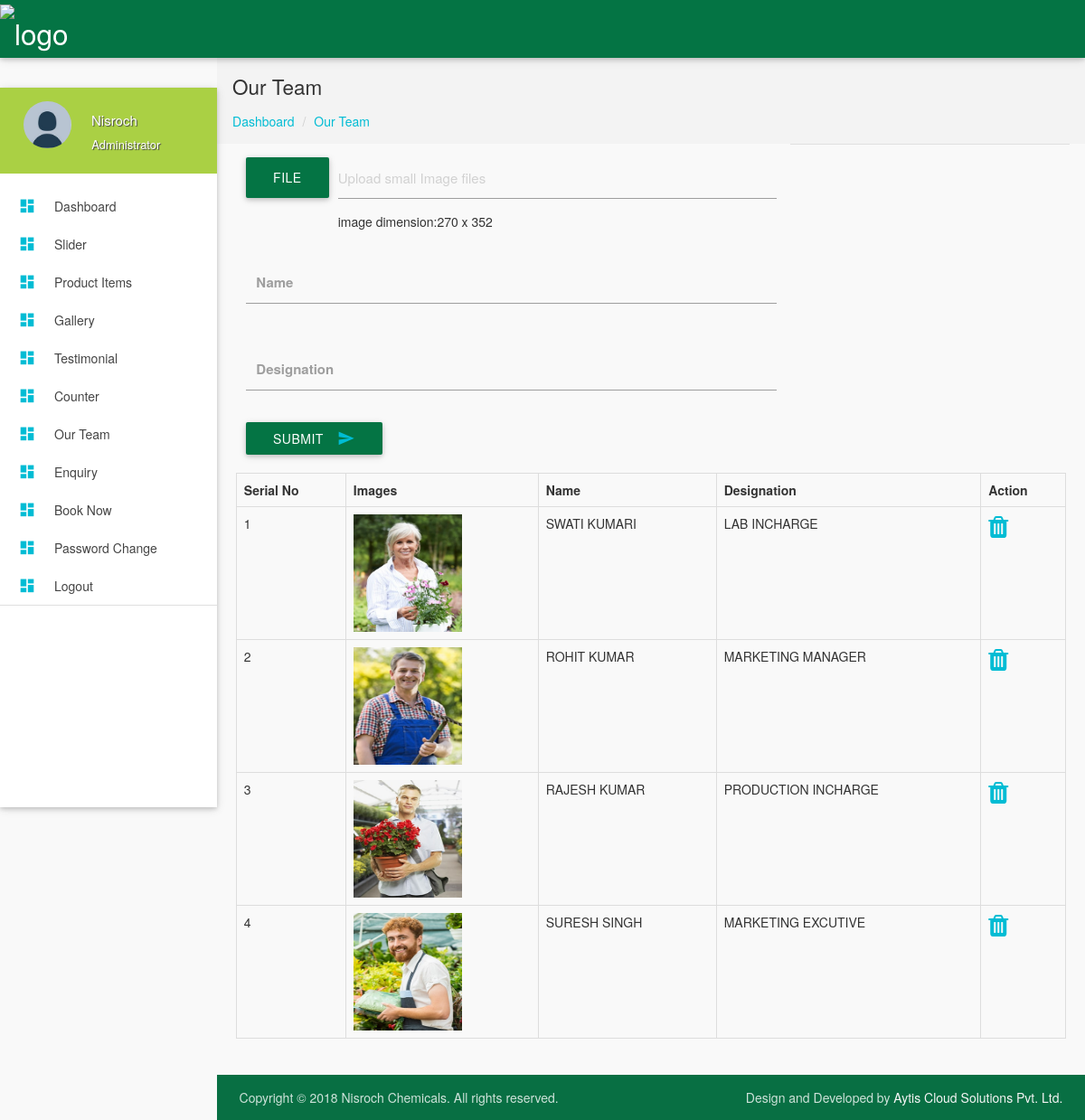
The page /admin/team.php (signed in) on the database its author committed.
### tables this page shows
CREATE TABLE `team` (
  `id` int(10) NOT NULL,
  `name` varchar(100) NOT NULL,
  `post` varchar(100) NOT NULL,
  `image` varchar(200) NOT NULL
);

### admin/team.php (the view, shortened to what this page needs)
<?php include'header.php';?>
<?php
   include 'connection.php';
                            ?>
 <section id="content">
        <div id="breadcrumbs-wrapper">
          <div class="container">
            <div class="row">
              <div class="col s12 m12 l12">
                <h5 class="breadcrumbs-title">Our Team</h5>
                <ol class="breadcrumbs">
                  <li><a href="index.php">Dashboard</a>
                  </li>
                  <li><a href="#">Our Team</a>
                  </li>
                </ol>
              </div>
            </div>
          </div>
        </div>
        <div class="container">
            <div class="col-md-8">
            <form action="" method="post" enctype="multipart/form-data">
                 <div class="file-field input-field">
                        <div class="btn">
                          <span>File</span>
                        </div>
                        <div class="file-path-wrapper">
                          <input class="file-path validate" type="text" placeholder="Upload small Image files">
                          <p>image dimension:270 x 352</p>
                        </div>
                      </div><br/>
                       <div class="input-field col s12">
                        <input id="notice" type="text" name="name" class="validate">
                          <label for="notice">Name</label>
                        </div><br/>
                        <div class="input-field col s12">
                        <input id="notice" type="text" name="post" class="validate">
                          <label for="notice">Designation</label>
                        </div><br/>
                        <button class="btn cyan waves-effect waves-light" type="submit" name="submit">Submit
                                <i class="mdi-content-send right"></i>
                              </button>
            </form><br/>
            </div>
            <div class="divider"></div>
            <div class="row">
                <div class="col-md-12">
                    <div class="table-responsive">
                        <table class="table table-bordered">
                            <tr>
                                <th>Serial No</th>
                                 <th>Images</th>
                                  <th>Name</th>
                                   <th>Designation</th>
                                  <th>Action</th>
                            </tr>
                            <?php
                            $count=1;
                            $sql=$con->prepare("select * from team");
							$sql->execute();
                            while($rows=$sql->fetch(PDO::FETCH_ASSOC)){
                            ?>
                            <tr>
                                <td><?php echo $count++;?></td>
                                <td><img src="<?php echo $rows['image'];?>" width="120" height="130" /></td>
                                <td><span style="text-transform: uppercase"><?php echo $rows['name'];?></span></td>
                                <td><span style="text-transform: uppercase"><?php echo $rows['post'];?></span></td>
                                <td><a href="deleteteam.php?id=<?php echo $rows['id'];?>"><i class="fa fa-trash fa-2x"></i></a></td>
                            </tr>
                           <?php }?>
                        </table>
                    </div>
                </div>
            </div>
        </div>
        <?php include 'footer.php';?>

### admin/header.php (shortened to what this page needs)
<?php
include("includes/db_connection.php");
?>
<!DOCTYPE html>
<html lang="en">
<head>
  <link href="../assets//css/bootstrap.min.css" type="text/css" rel="stylesheet" media="screen,projection">
  <link href="css/materialize.min.css" type="text/css" rel="stylesheet" media="screen,projection">
  <link href="css/style.min.css" type="text/css" rel="stylesheet" media="screen,projection">
    <link href="css/custom/custom.min.css" type="text/css" rel="stylesheet" media="screen,projection">
<link rel="stylesheet" href="https://cdnjs.cloudflare.com/ajax/libs/font-awesome/4.7.0/css/font-awesome.min.css">
  <link href="js/plugins/prism/prism.css" type="text/css" rel="stylesheet" media="screen,projection">
  <link href="js/plugins/perfect-scrollbar/perfect-scrollbar.css" type="text/css" rel="stylesheet" media="screen,projection">
  <link href="js/plugins/chartist-js/chartist.min.css" type="text/css" rel="stylesheet" media="screen,projection">
  <link href="js/plugins/dropify/css/dropify.min.css" type="text/css" rel="stylesheet" media="screen,projection">
</head>
<body>
  <header id="header" class="page-topbar">
        <div class="navbar-fixed">
            <nav class="navbar-color">
                <div class="nav-wrapper">
                    <ul class="left">
                        <li><a href="index.php" class="brand-logo darken-1"><img src="../assets/img/logo.png" alt="logo"></a></li>
                    </ul>
                </div>
            </nav>
        </div>
  </header>
  <div id="main">
    <div class="wrapper">
      <aside id="left-sidebar-nav">
                <ul id="slide-out" class="side-nav fixed leftside-navigation">
                <li class="user-details cyan darken-2">
                <div class="row">
                    <div class="col col s4 m4 l4">
                        <img src="images/avatar.jpg" alt="" class="circle responsive-img valign profile-image">
                    </div>
                    <div class="col col s8 m8 l8">
                        <?php
                        $role=$_SESSION['role'];
                        $sql=mysqli_query($conn,"select * from login where role='$role'");
                        $rr=mysqli_fetch_assoc($sql);
                        $name=$rr['username'];
                        ?>
                        <a class="btn-flat dropdown-button waves-effect waves-light white-text profile-btn" href="#" data-activates="profile-dropdown"><?php echo $name;?></a>
                        <p class="user-roal">Administrator</p>
                    </div>
                </div>
            </li>
                <li class="bold"><a href="index.php" class="waves-effect waves-cyan"><i class="mdi-action-dashboard"></i> Dashboard</a>
                </li>
                <li class="bold"><a href="slider.php" class="waves-effect waves-cyan"><i class="mdi-action-dashboard"></i> Slider</a>
                </li>
                <li class="bold"><a href="productitem.php" class="waves-effect waves-cyan"><i class="mdi-action-dashboard"></i> Product Items</a>
                </li>
                 <li class="bold"><a href="gallery.php" class="waves-effect waves-cyan"><i class="mdi-action-dashboard"></i> Gallery</a>
                </li>
                <li class="bold"><a href="testimonal.php" class="waves-effect waves-cyan"><i class="mdi-action-dashboard"></i> Testimonial</a>
                </li>
                  <li class="bold"><a href="counter.php" class="waves-effect waves-cyan"><i class="mdi-action-dashboard"></i> Counter</a>
                </li>
                 <li class="bold"><a href="team.php" class="waves-effect waves-cyan"><i class="mdi-action-dashboard"></i> Our Team</a>
                </li>
                <li class="bold"><a href="enquiry.php" class="waves-effect waves-cyan"><i class="mdi-action-dashboard"></i> Enquiry</a>
                </li>
                 <li class="bold"><a href="book.php" class="waves-effect waves-cyan"><i class="mdi-action-dashboard"></i> Book Now</a>
                </li>
                  <li class="bold"><a href="password.php" class="waves-effect waves-cyan"><i class="mdi-action-dashboard"></i> Password Change</a>
                </li>
                <li class="bold"><a href="logout.php" class="waves-effect waves-cyan"><i class="mdi-action-dashboard"></i> Logout</a>
                </li>
                <li class="li-hover"><div class="divider"></div></li>
            </ul>
            </aside>

### admin/header.php (style rules this page uses)
i { color: #aad044; }
#content { min-height:800px; }

### admin/team.php (style rules this page uses)
i { color:#00bcd4; }

### rows shown on the page
team: image (picture), name "SWATI KUMARI", post "LAB INCHARGE"
team: image (picture), name "ROHIT KUMAR", post "MARKETING MANAGER"
team: image (picture), name "RAJESH KUMAR", post "PRODUCTION INCHARGE"
team: image (picture), name "SURESH SINGH", post "MARKETING EXCUTIVE"

### other values the page prints
$name "Nisroch"
